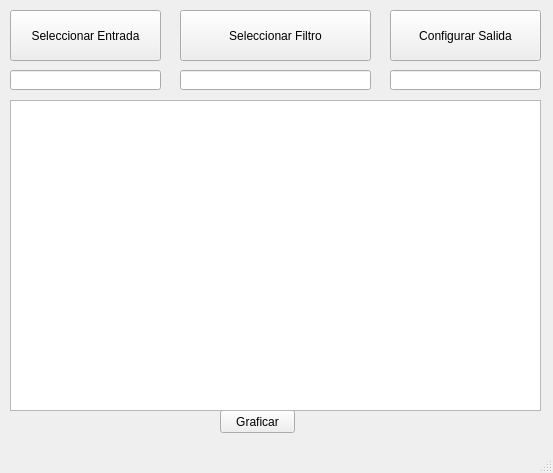
<?xml version="1.0" encoding="UTF-8"?>
<ui version="4.0">
 <class>MainWindow</class>
 <widget class="QMainWindow" name="MainWindow">
  <property name="geometry">
   <rect>
    <x>0</x>
    <y>0</y>
    <width>553</width>
    <height>473</height>
   </rect>
  </property>
  <property name="windowTitle">
   <string>MainWindow</string>
  </property>
  <widget class="QWidget" name="centralwidget">
   <widget class="QPushButton" name="pushButton">
    <property name="geometry">
     <rect>
      <x>10</x>
      <y>10</y>
      <width>151</width>
      <height>51</height>
     </rect>
    </property>
    <property name="text">
     <string>Seleccionar Entrada</string>
    </property>
   </widget>
   <widget class="QPushButton" name="pushButton_2">
    <property name="geometry">
     <rect>
      <x>180</x>
      <y>10</y>
      <width>191</width>
      <height>51</height>
     </rect>
    </property>
    <property name="text">
     <string>Seleccionar Filtro</string>
    </property>
   </widget>
   <widget class="QPushButton" name="pushButton_3">
    <property name="geometry">
     <rect>
      <x>390</x>
      <y>10</y>
      <width>151</width>
      <height>51</height>
     </rect>
    </property>
    <property name="text">
     <string>Configurar Salida</string>
    </property>
   </widget>
   <widget class="QPushButton" name="pushButton_4">
    <property name="geometry">
     <rect>
      <x>220</x>
      <y>410</y>
      <width>75</width>
      <height>23</height>
     </rect>
    </property>
    <property name="text">
     <string>Graficar</string>
    </property>
   </widget>
   <widget class="QGraphicsView" name="graphicsView">
    <property name="geometry">
     <rect>
      <x>10</x>
      <y>100</y>
      <width>531</width>
      <height>311</height>
     </rect>
    </property>
   </widget>
   <widget class="QLineEdit" name="lineEdit">
    <property name="geometry">
     <rect>
      <x>10</x>
      <y>70</y>
      <width>151</width>
      <height>20</height>
     </rect>
    </property>
    <property name="readOnly">
     <bool>true</bool>
    </property>
   </widget>
   <widget class="QLineEdit" name="lineEdit_2">
    <property name="geometry">
     <rect>
      <x>180</x>
      <y>70</y>
      <width>191</width>
      <height>20</height>
     </rect>
    </property>
    <property name="readOnly">
     <bool>true</bool>
    </property>
   </widget>
   <widget class="QLineEdit" name="lineEdit_3">
    <property name="geometry">
     <rect>
      <x>390</x>
      <y>70</y>
      <width>151</width>
      <height>20</height>
     </rect>
    </property>
    <property name="dragEnabled">
     <bool>false</bool>
    </property>
    <property name="readOnly">
     <bool>true</bool>
    </property>
   </widget>
  </widget>
  <widget class="QMenuBar" name="menubar">
   <property name="geometry">
    <rect>
     <x>0</x>
     <y>0</y>
     <width>553</width>
     <height>21</height>
    </rect>
   </property>
  </widget>
  <widget class="QStatusBar" name="statusbar"/>
 </widget>
 <resources/>
 <connections/>
</ui>
